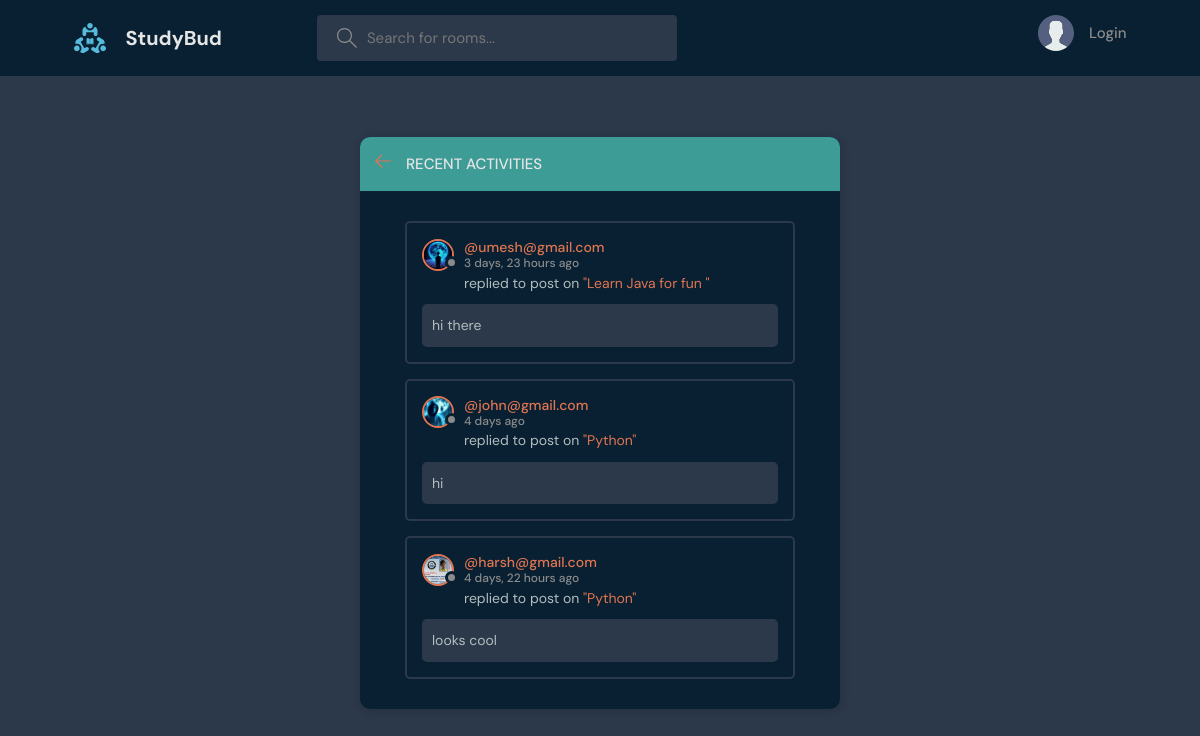
The page /activity/ on the database as committed earlier.
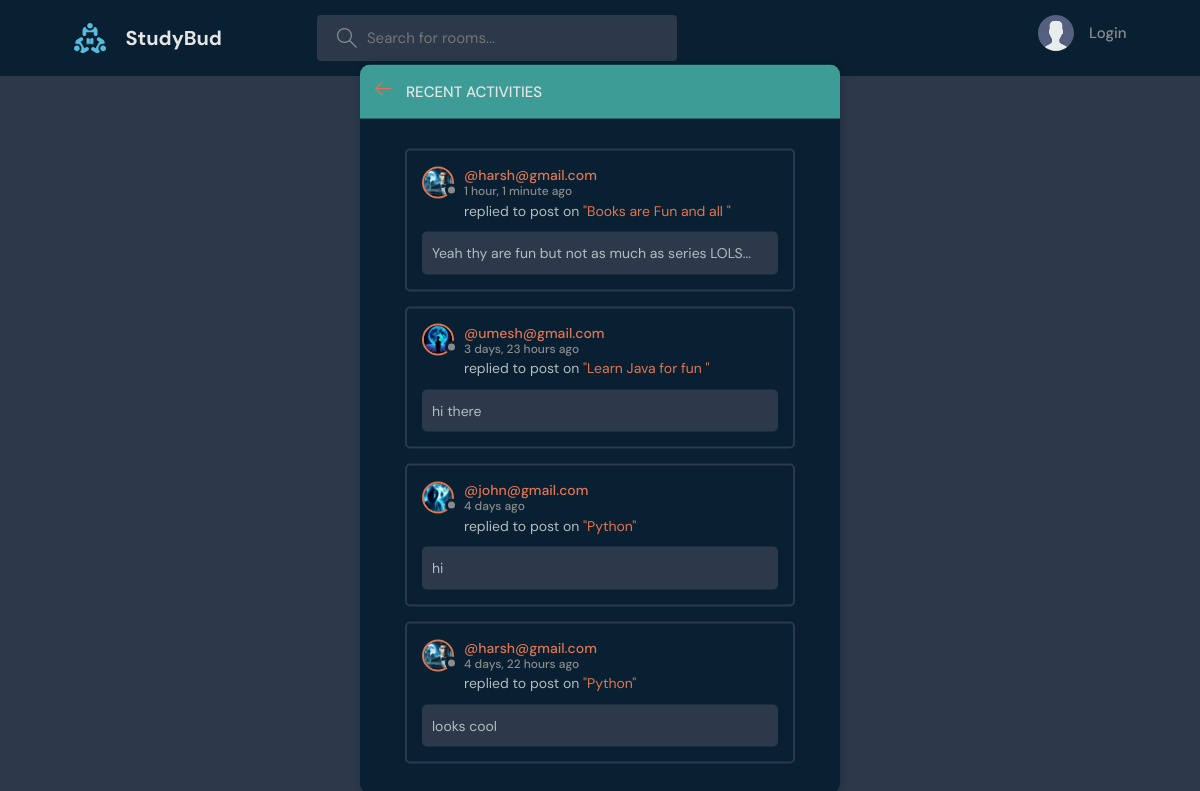
The same page on the database as committed later.
### base/models.py (models this page shows, shortened)
class Message(models.Model):
        user = models.ForeignKey(User, on_delete=models.CASCADE)
        room = models.ForeignKey(Room, on_delete=models.CASCADE)
        body = models.TextField()
        updated = models.DateTimeField(auto_now=True)
        created = models.DateTimeField(auto_now_add=True)
        class Meta:
            ordering = ['-updated', '-created']

class User(AbstractUser):
    name = models.CharField(max_length=200, null=True)
    email = models.EmailField( unique=True, null = True)
    bio = models.TextField( null=True)
    avatar = models.ImageField(null=True, default="avatar.svg")
    USERNAME_FIELD = 'email'
    REQUIRED_FIELDS = []

class Room(models.Model):
    host = models.ForeignKey(User, on_delete=models.SET_NULL, null=True)
    topic = models.ForeignKey(Topic, on_delete=models.SET_NULL, null=True)
    name = models.CharField(max_length=200)
    description = models.TextField(null=True, blank=True)
    participants = models.ManyToManyField(User, related_name='participants',blank=True)
    updated = models.DateTimeField(auto_now=True)
    created = models.DateTimeField(auto_now_add=True)
    class Meta:
        ordering = ['-updated', '-created']
    def __str__(self):
        return self.name

### base/views.py (the view)
# urls.py: path("activity/",views.activityPage,name="activity"),
def activityPage(request):
    room_messages = Message.objects.all()
    context = {'room_messages': room_messages}
    return render(request,'base/activity.html',context)

### base/templates/base/activity.html (shortened to what this page needs)
{% extends "main.html" %} {% block content %}
<main class="layout">
  <div class="container">
    <div class="layout__box">
      <div class="layout__boxHeader">
        <div class="layout__boxTitle">
          <a href="{{request.META.HTTP_REFERER}}">
            <svg
              version="1.1"
              xmlns="http://www.w3.org/2000/svg"
              width="32"
              height="32"
              viewBox="0 0 32 32"
            >
              <title>arrow-left</title>
              <path
                d="M13.723 2.286l-13.723 13.714 13.719 13.714 1.616-1.611-10.96-10.96h27.625v-2.286h-27.625l10.965-10.965-1.616-1.607z"
              ></path>
            </svg>
          </a>
          <h3>Recent Activities</h3>
        </div>
      </div>
      <div class="activities-page layout__body">
        {% for message in room_messages %}
        <div class="activities__box">
          <div class="activities__boxHeader roomListRoom__header">
            <a
              href="{%url 'user-profile' message.user.id %}"
              class="roomListRoom__author"
            >
              <div class="avatar avatar--small">
                <img src="{{message.user.avatar.url}}" />
              </div>
              <p>
                @{{message.user}}
                <span>{{message.created |timesince}} ago</span>
              </p>
            </a>
          </div>
          <div class="activities__boxContent">
            <p>
              replied to post on
              <a href="{%url 'room' message.room.id %}">"{{message.room}}"</a>
            </p>
            <div class="activities__boxRoomContent">{{message.body}}</div>
          </div>
        </div>
        {% endfor %}
      </div>
    </div>
  </div>
</main>
{% endblock content %}

Rows that differ between the two databases and show on the page:
added Message: user.avatar (picture), user "harsh@gmail.com", created "1 hour, 1 minute", room "Books are Fun and all", body "Yeah thy are fun but not as much as series LOLS..."
changed through a linked row, Message "looks cool": user.avatar: a different picture
